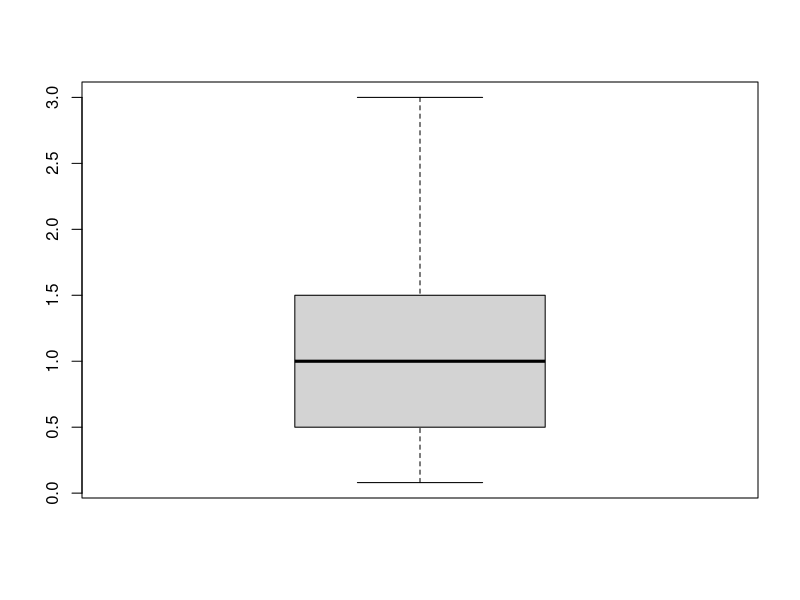
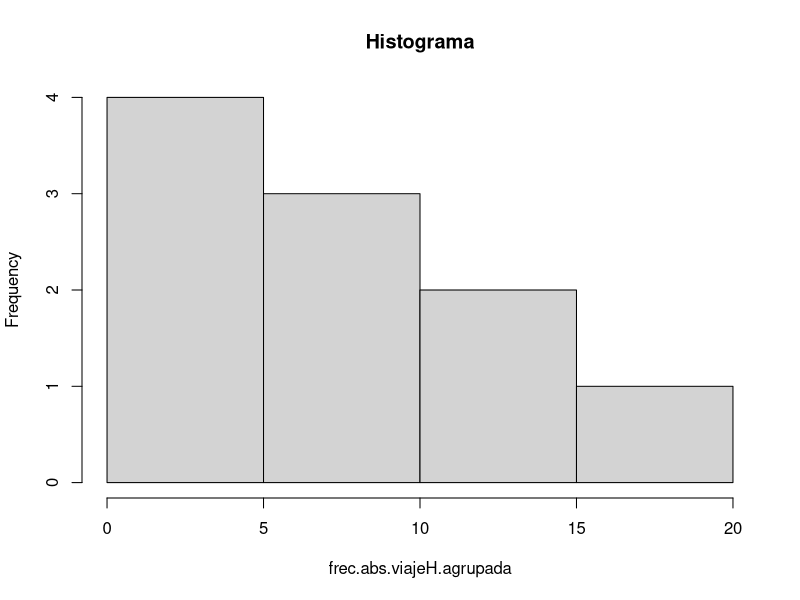
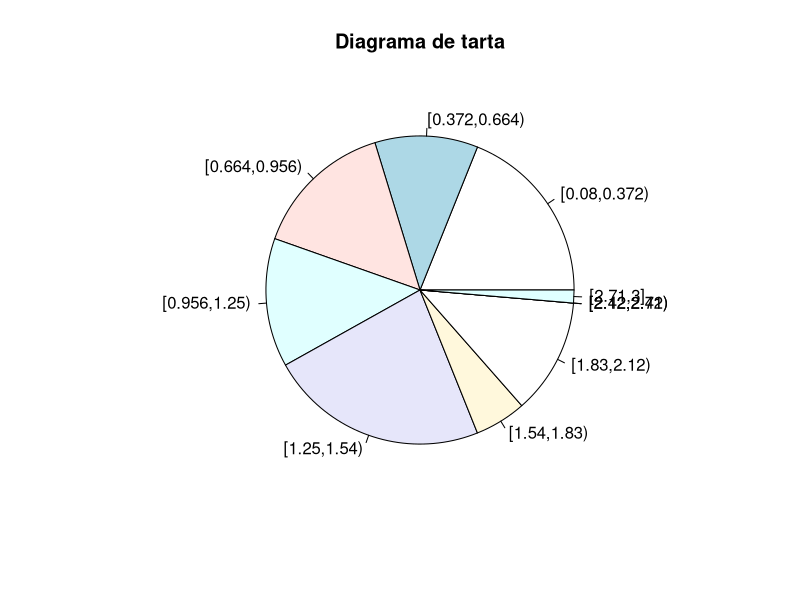

These charts were generated, in order, by the following R code:
#Lectura y definición de la variable 'viaje' expresada en horas
encuesta = read.csv2("encuesta.csv")
viaje = encuesta$VIAJE
viajeH = round(viaje/60,digits=2)

#Funciones
moda = function(x){
  u = unique(x)
  m = match(x,u)
  t = tabulate(m)
  return(u[t==max(t)])
}
asimetria = function (x) {
  n = length(x)
  return ((1/n)*sum((x-mean(x))^3)/sd(x)^3)
}
curtosis = function (x) {
  n = length(x)
  return (((1/n)*sum((x-mean(x))^4)/sd(x)^4)-
            3)
}

#1.Medidas de centralización
media = round(mean(viajeH),digits = 3)
mediana = median(viajeH)
moda = moda(viajeH)
media; mediana; moda

#2.Medidas de dispersión
vector.rango = range(viajeH)
rango = max(viajeH) - min(viajeH)
varianza = var(viajeH)
desviacion.tipica = sd(viajeH)
coefi.variacion = sd(viajeH)/mean(viajeH)
vector.rango; rango; varianza; desviacion.tipica; coefi.variacion

#3.Medidas de localización
Q1 = quantile(viajeH,0.25)
Q2 = quantile(viajeH,0.5)
Q3 = quantile(viajeH,0.75)
Q4 = quantile(viajeH,1)
P33 = quantile(viajeH,0.33)
P66 = quantile(viajeH,0.66)
(c(Q1, Q2, Q3, Q4))
(c(P33, P66))

#4.Medidas de forma
coe.asi = asimetria(viajeH)
coe.cur = curtosis(viajeH)
coe.cur
if(coe.cur>0) {
  print("Es leptocúrtica")
} else {
  if(coe.cur<0) {
    print("Es platicúrtica")
  } else {
    print("Es mesocúrtica")
  }  }
coe.asi

#5.Diagrama de caja
boxplot(viajeH) #no hay ningún dato atípico
summary(viajeH)

#6.Tabla de frecuencias (datos agrupados)
K = 10
C = diff(range(viajeH))/K
Li= min(viajeH)
L = Li+C*(0:K)
viajeH.agrupada = cut(viajeH, breaks=L, right=FALSE, include.lowest=TRUE)
frec.abs.viajeH.agrupada = table(viajeH.agrupada)
frec.abs.viajeH.agrupada

#7.Media (datos agrupados)
marcas = (L[1:K]+L[1:K+1])/2
media.agrupada = mean(marcas)
media.agrupada

#8.Histograma y diagrama de tarta (datos agrupados)
par(mfrow=c(1,1))
hist(frec.abs.viajeH.agrupada, main="Histograma")
pie(frec.abs.viajeH.agrupada, main="Diagrama de tarta")
